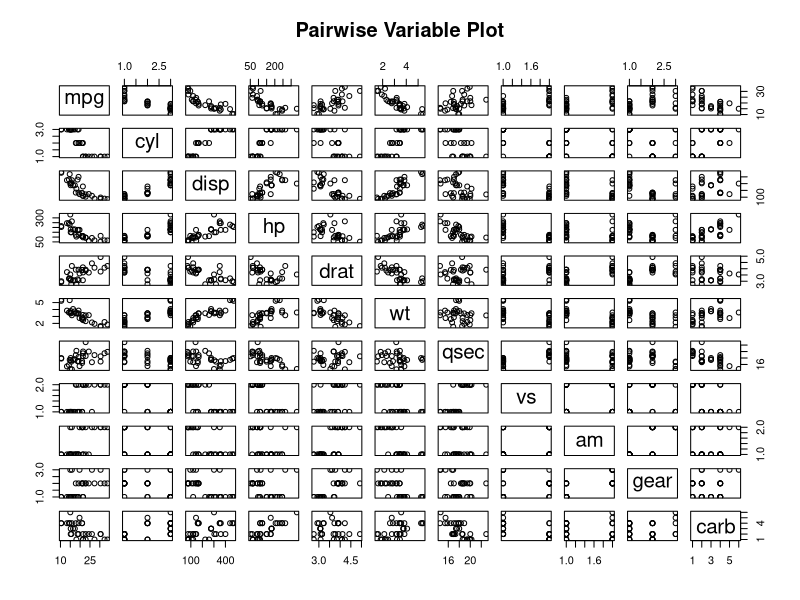
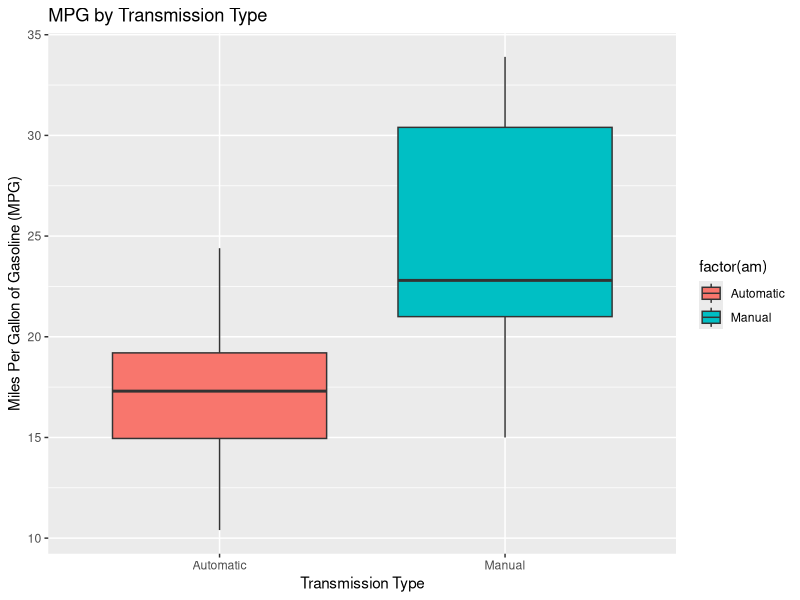
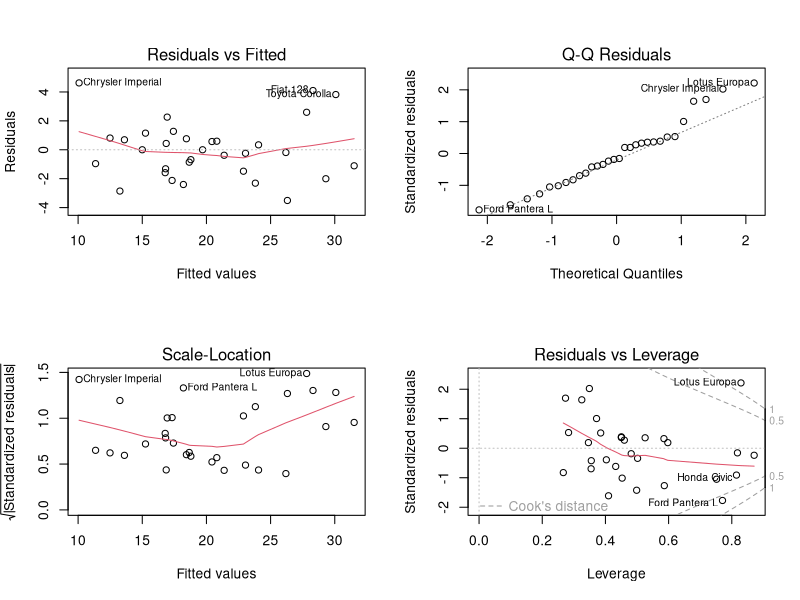
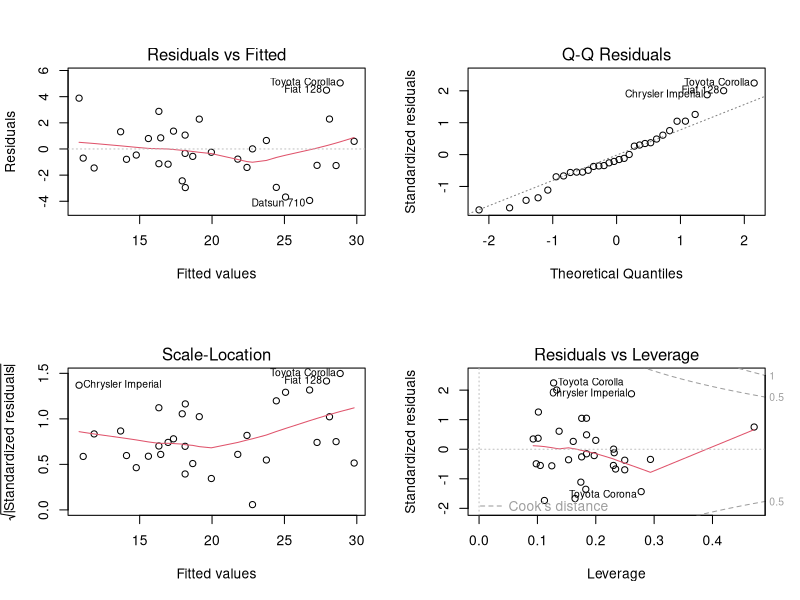

Source code (R) for these figures, in order:
## ---- chunk 1
knitr::opts_chunk$set(echo = TRUE)
## ---- chunk 2
library(ggplot2)
library(datasets)
data(mtcars)
## ---- chunk 3
str(mtcars)
## ---- chunk 4
summary(mtcars)
## ---- chunk 5
head(mtcars)
## ---- chunk 6
#code some variables as factors.
mtcars$cyl <- factor(mtcars$cyl)
mtcars$vs <- factor(mtcars$vs, labels = c("V-Shaped", "Straight"))
mtcars$am <- factor(mtcars$am, labels = c("Automatic", "Manual"))
mtcars$gear <- factor(mtcars$gear)
mtcars$carb <- factor(mtcars$carb)
## ---- chunk 7
t.test(mtcars$mpg ~ mtcars$am, conf.level = 0.95)
## ---- chunk 8
model1 <- lm(data = mtcars, mpg ~ .)
summary(model1)
## ---- chunk 9
model2 <- step(model1, trace = 0)
summary(model2)
## ---- chunk 10
pairs(mpg ~ ., data = mtcars, main = "Pairwise Variable Plot")
## ---- chunk 11
plot2 <- ggplot(mtcars, aes(x = factor(am), y = mpg, fill = factor(am)))
plot2 + geom_boxplot() + xlab("Transmission Type") + ylab("Miles Per Gallon of Gasoline (MPG)") + ggtitle("MPG by Transmission Type")
## ---- chunk 12
par(mfrow = c(2,2))
plot(model1)
## ---- chunk 13
par(mfrow = c(2,2))
plot(model2)
